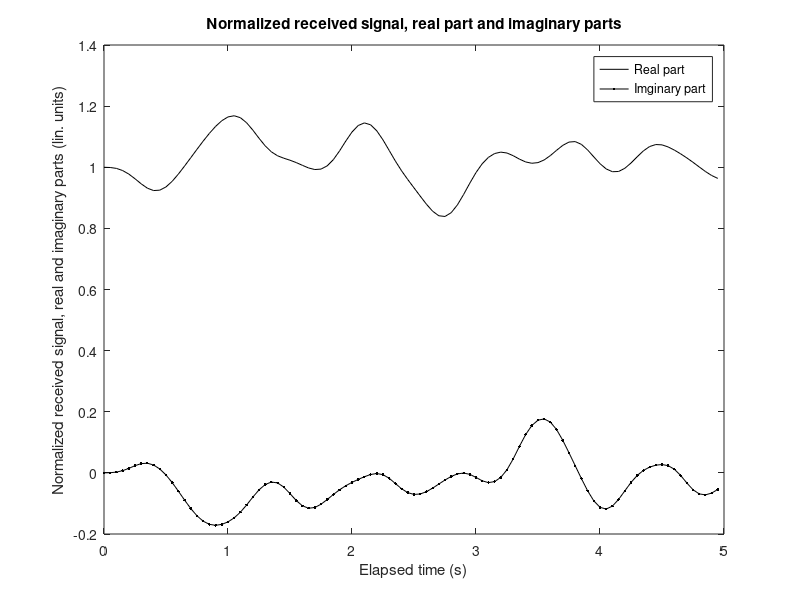
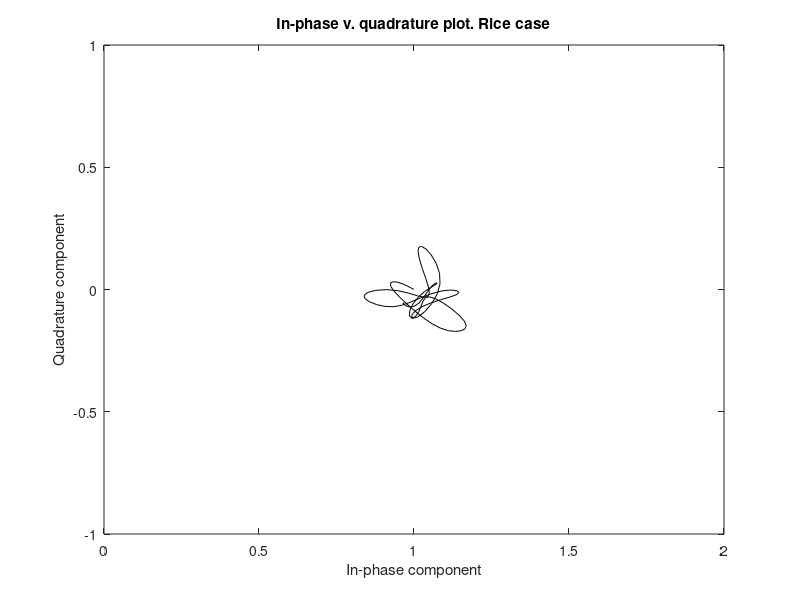
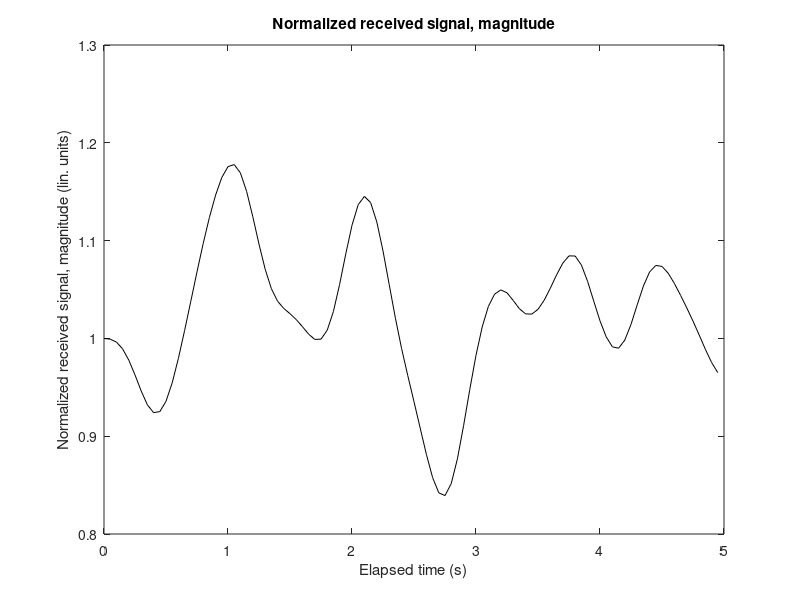
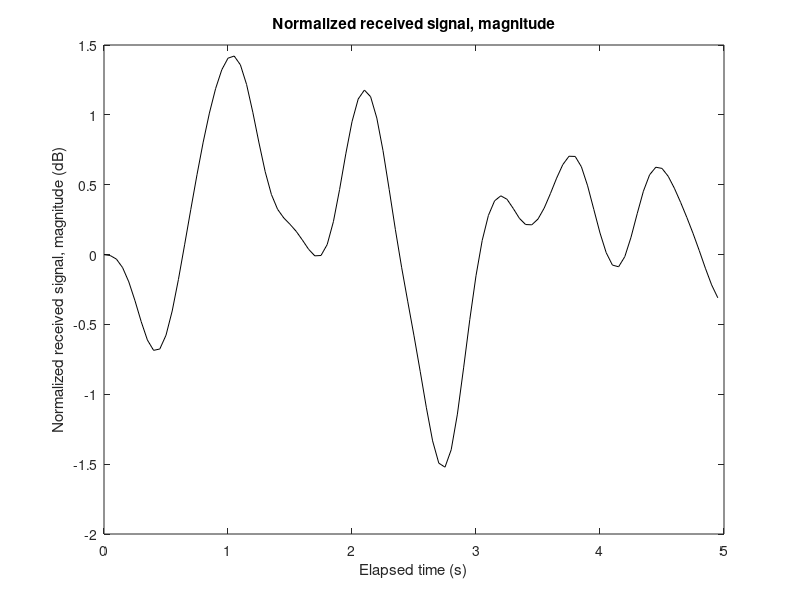

Write MATLAB code to recreate these figures, in order.
%
% project132
%
% INITIALIZE =========================================================
clear 
close all
clc
% ====================================================================

load series132                 % Rice case 

timeaxis=series132(:,1);       % timeaxis in s
I=real(series132(:,2));        % signal levels are referred to the
Q=imag(series132(:,2));        % direct's signal level

% ======================================================================
figure,plot(timeaxis,I,'k',timeaxis,Q,'k.-')
title('Normalized received signal, real part and imaginary parts')
ylabel('Normalized received signal, real and imaginary parts (lin. units)')
xlabel('Elapsed time (s)')
legend('Real part','Imginary part')

figure,plot(I,Q,'k')
title('In-phase v. quadrature plot. Rice case')
ylabel('Quadrature component')
xlabel('In-phase component')
axis([0 2 -1 1])

figure,plot(timeaxis,abs(I+j.*Q),'k')
title('Normalized received signal, magnitude')
ylabel('Normalized received signal, magnitude (lin. units)')
xlabel('Elapsed time (s)')

figure,plot(timeaxis,20*log10(abs(I+j.*Q)),'k')
title('Normalized received signal, magnitude')
ylabel('Normalized received signal, magnitude (dB)')
xlabel('Elapsed time (s)')

figure,plot(timeaxis,angle(I+j.*Q),'k')
title('Received signal, modulo-\pi phase')
ylabel('Received signal, modulo-\pi phase (radians)')
xlabel('Elapsed time (s)')

figure,plot(timeaxis,unwrap(angle(I+j.*Q)),'k')
title('Received signal, absolute phase')
ylabel('Received signal, phase (radians)')
xlabel('Elapsed time (s)')
